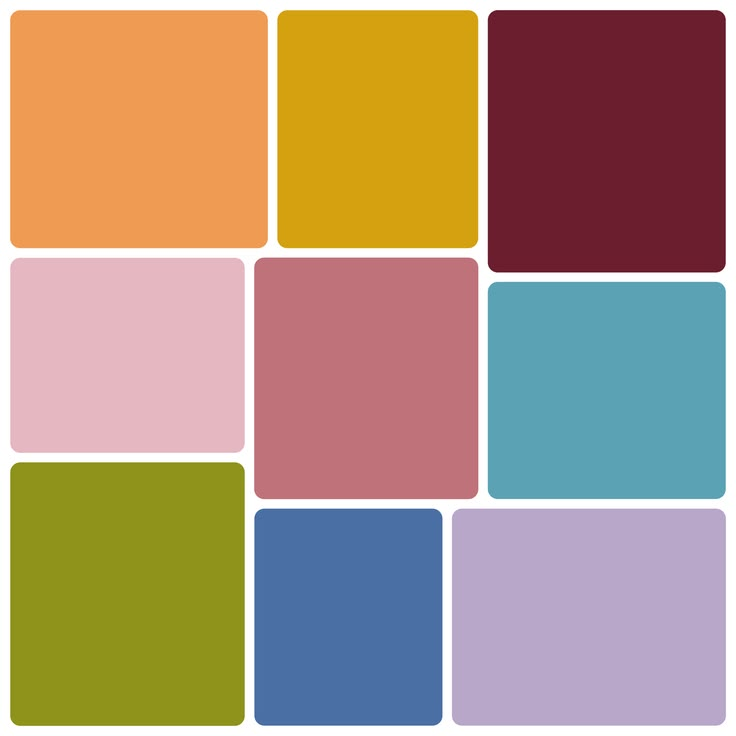
#> input picture colors.jpg, 736 x 736 px
$ python color_recognition.py
#> lines starting #> are read from the running program, lines starting #| are printed output that depends on the picture; after the words box and inside, x2 and y2 are one past the last pixel; in counts of white or black regions, pixels touching at a corner belong together
import cv2
import numpy as np

image = cv2.imread("colors.jpg")
#> image is the input picture: shape (736, 736, 3); mean B, G, R 125.9, 147.7, 173.9
hsv = cv2.cvtColor(image, cv2.COLOR_BGR2HSV)
#> hsv: shape (736, 736, 3); mean H, S, V 98.3, 126, 191.5

colors = {
    "Orange":   ([8, 100, 150], [18, 255, 255], (0, 140, 255)),
    "Gold":     ([18, 150, 150], [28, 255, 255], (0, 215, 255)),
    "Maroon":   ([165, 100, 60], [179, 255, 180], (50, 0, 130)),
    "Olive":    ([25, 100, 100], [40, 255, 200], (0, 128, 128)),
    "Teal":     ([85, 80, 120], [100, 200, 220], (180, 130, 70)),
    "Blue":     ([100, 80, 120], [115, 200, 220], (180, 70, 0)),
    "Pink":     ([160, 30, 180], [175, 90, 255], (200, 180, 240)),
    "Rose":     ([165, 60, 130], [178, 150, 220], (120, 100, 200)),
    "Lavender": ([120, 30, 150], [140, 90, 230], (220, 160, 180)),
}


def draw_rounded_rect(img, top_left, bottom_right, color, radius=4, thickness=-1):
    x1, y1 = top_left
    x2, y2 = bottom_right

    cv2.rectangle(img, (x1 + radius, y1), (x2 - radius, y2), color, thickness)
    cv2.rectangle(img, (x1, y1 + radius), (x2, y2 - radius), color, thickness)

    cv2.circle(img, (x1 + radius, y1 + radius), radius, color, thickness)
    cv2.circle(img, (x2 - radius, y1 + radius), radius, color, thickness)
    cv2.circle(img, (x1 + radius, y2 - radius), radius, color, thickness)
    cv2.circle(img, (x2 - radius, y2 - radius), radius, color, thickness)


for color_name, (lower, upper, box_color) in colors.items():
    lower = np.array(lower)
    upper = np.array(upper)

    mask = cv2.inRange(hsv, lower, upper)
    mask = cv2.erode(mask, None, iterations=2)
    mask = cv2.dilate(mask, None, iterations=2)

    contours, _ = cv2.findContours(mask, cv2.RETR_EXTERNAL, cv2.CHAIN_APPROX_SIMPLE)

    for contour in contours:
        area = cv2.contourArea(contour)
        if area > 500:
            x, y, w, h = cv2.boundingRect(contour)
            cv2.rectangle(image, (x, y), (x + w, y + h), box_color, 2)

            text = color_name
            font_scale = 0.5
            thickness_text = 1
            (text_w, text_h), _ = cv2.getTextSize(text, cv2.FONT_HERSHEY_SIMPLEX, font_scale, thickness_text)

            pad_x = 6
            pad_y = 4
            label_x1, label_y1 = x + 6, y + 6
            label_x2, label_y2 = label_x1 + text_w + pad_x * 2, label_y1 + text_h + pad_y * 2

            draw_rounded_rect(image, (label_x1, label_y1), (label_x2, label_y2),
                               (255, 255, 255), radius=4, thickness=-1)

            cv2.putText(image, text, (label_x1 + pad_x, label_y2 - pad_y),
                        cv2.FONT_HERSHEY_SIMPLEX, font_scale, box_color, thickness_text)
#> this loop made 9 passes
#> pass 1, `mask = cv2.inRange(hsv, lower, upper)`:
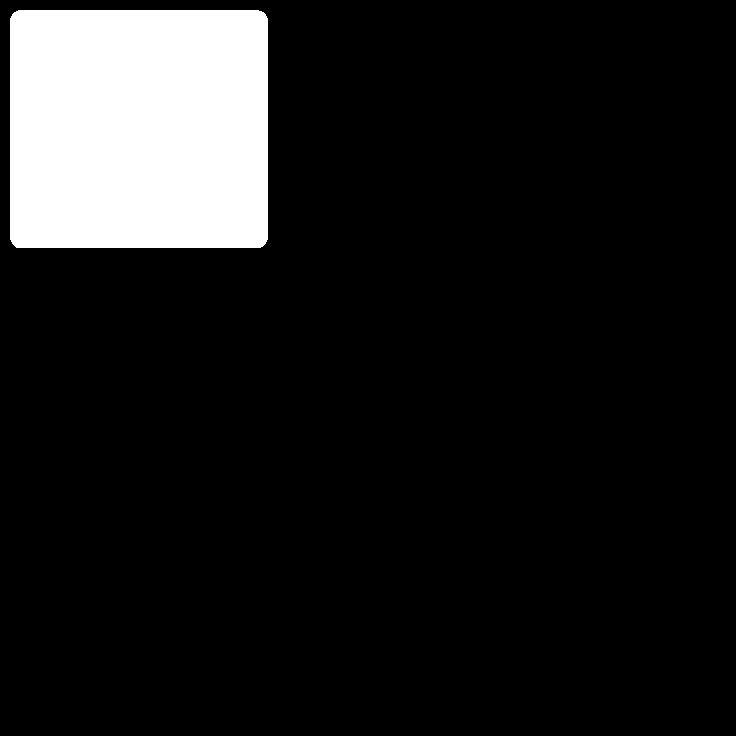
#> mask: shape (736, 736); 11.3% white; 1 white region, box (x1, y1, x2, y2) and area: (10, 10, 268, 248) 61300
#> pass 1, `mask = cv2.erode(mask, None, iterations=2)`:
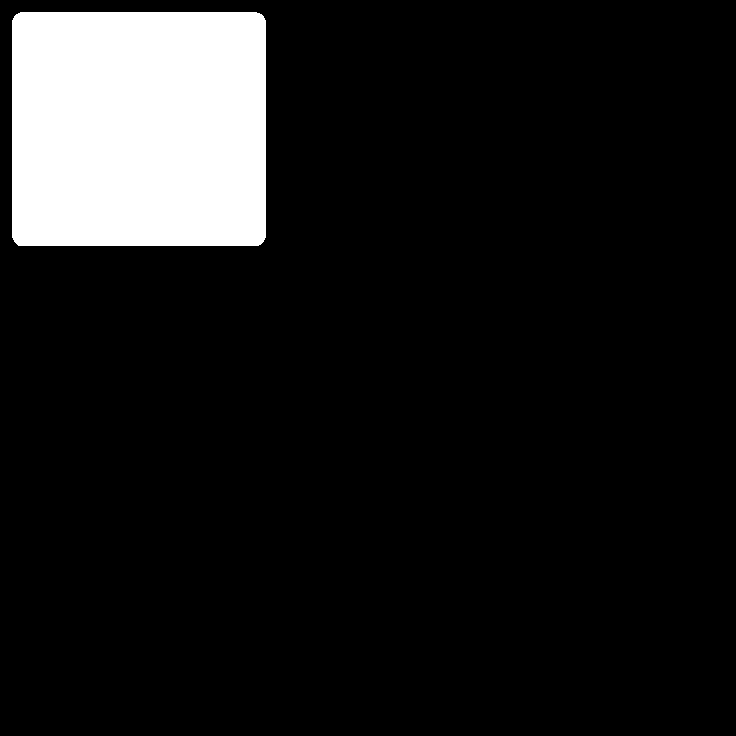
#> mask: shape (736, 736); 11% white; 1 white region, box (x1, y1, x2, y2) and area: (12, 12, 266, 246) 59332
#> pass 2, `mask = cv2.inRange(hsv, lower, upper)`:
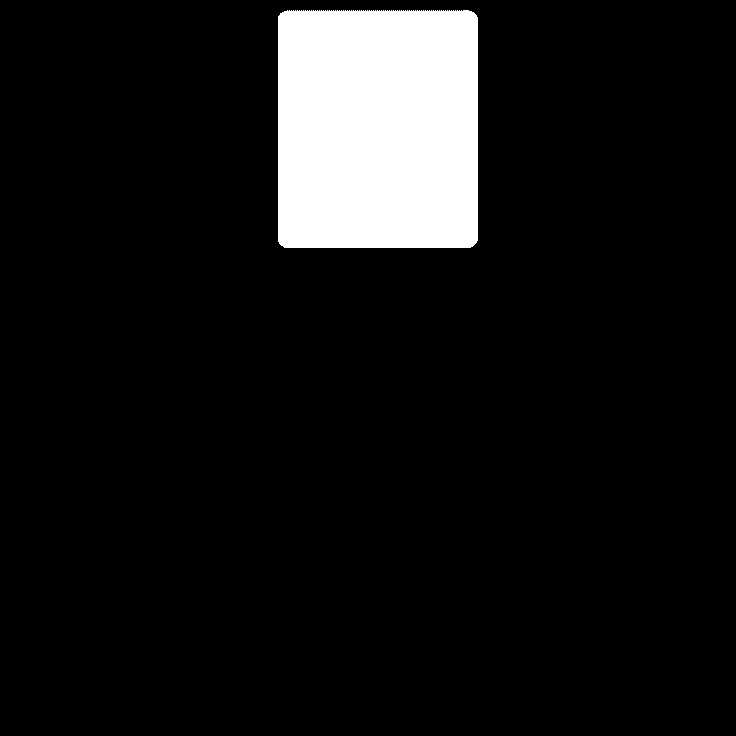
#> mask: shape (736, 736); 8.8% white; 1 white region, box (x1, y1, x2, y2) and area: (278, 10, 478, 248) 47421
#> pass 2, `mask = cv2.erode(mask, None, iterations=2)`:
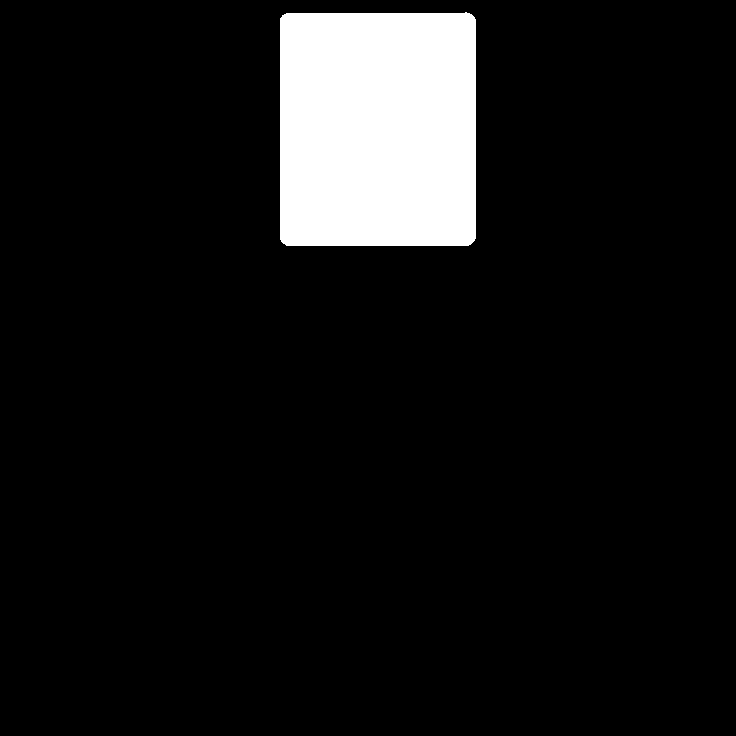
#> mask: shape (736, 736); 8.4% white; 1 white region, box (x1, y1, x2, y2) and area: (280, 12, 476, 246) 45597
#> after the loop:
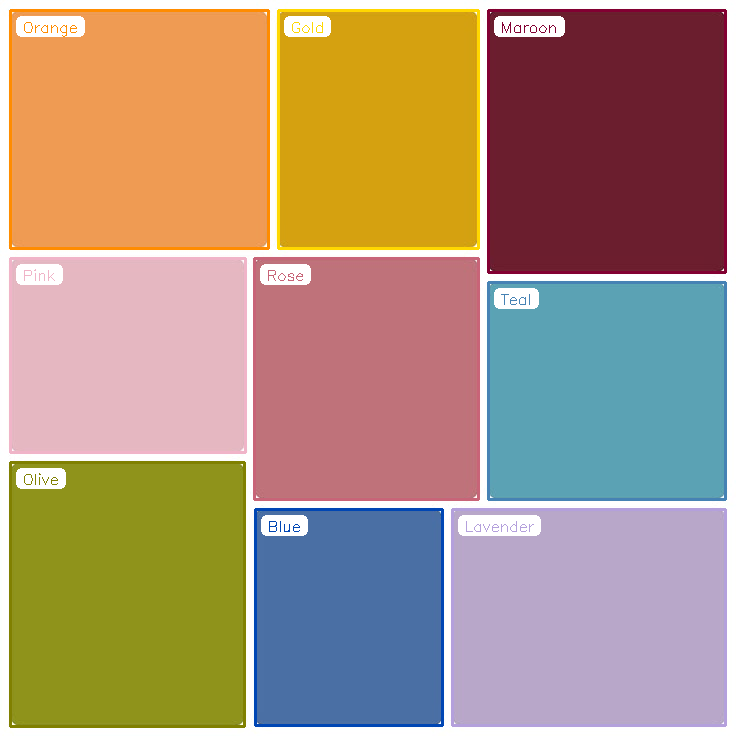
#> image: shape (736, 736, 3); 6.54% of pixels changed, all inside (x1, y1, x2, y2) = (9, 9, 727, 728)
#> after the loop:
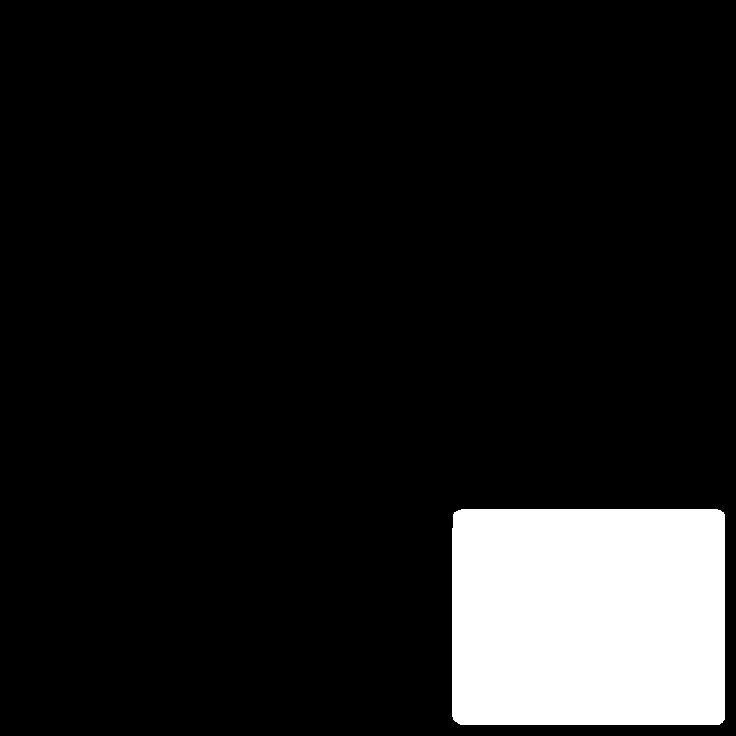
#> mask: shape (736, 736); 10.9% white; 1 white region, box (x1, y1, x2, y2) and area: (452, 509, 725, 725) 58874

cv2.imshow("Color Recognition", image)
cv2.waitKey(0)
cv2.destroyAllWindows()
